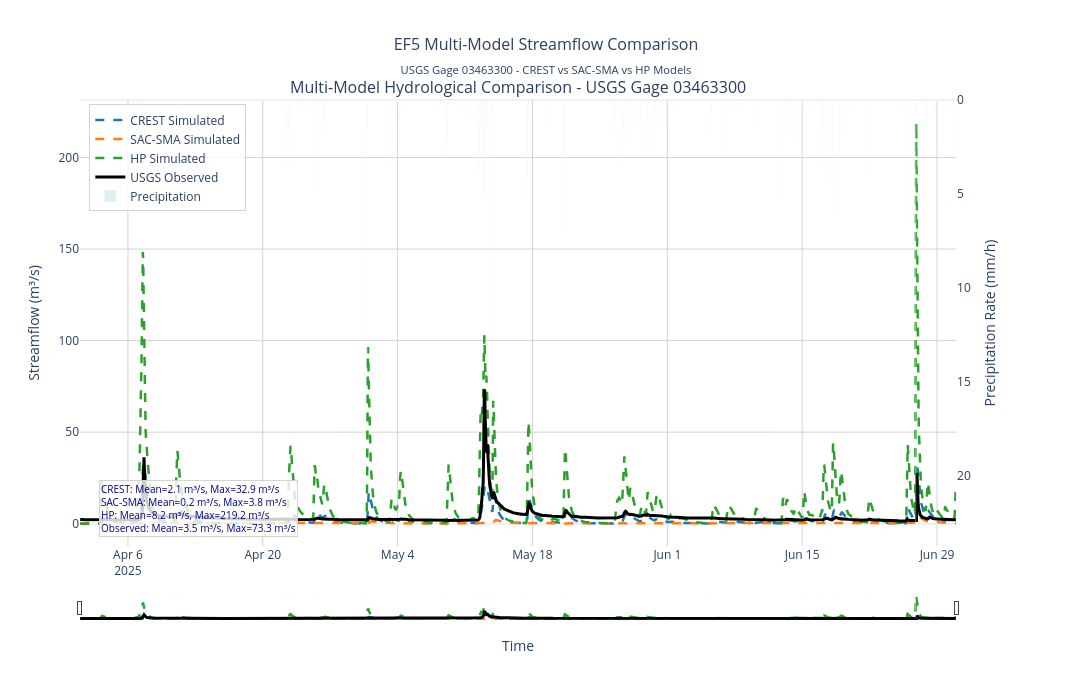
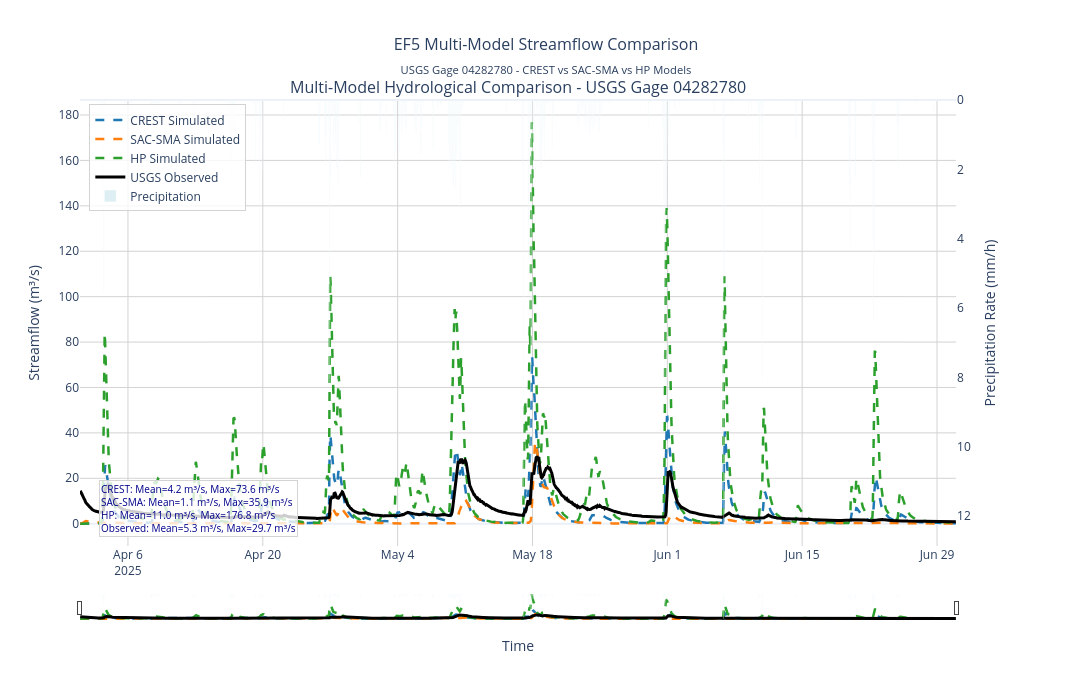

These figures' notebook cell, in order:
### Markdown cell above
# Multi-Model Comparison Plot

Compare all three hydrological models (CREST, SAC-SMA, HP) on a single interactive plot with observed data and precipitation.

### Code cell
import pandas as pd
import plotly.graph_objects as go
from plotly.subplots import make_subplots
from pathlib import Path
import numpy as np

# Define base directory and automatically discover all available gages
base_output_dir = Path("/home/clemasters/EF5-RTI/Output")

# Get all available gage directories
available_gages = [d.name for d in base_output_dir.iterdir() if d.is_dir()]
available_gages.sort()  # Sort for consistent processing order

print(f"Found {len(available_gages)} gages with model outputs:")
for gage in available_gages:
    print(f"  - {gage}")
print("=" * 60)

# Color scheme for models
model_colors = {
    "CREST": "#1f77b4",      # Blue
    "SAC-SMA": "#ff7f0e",    # Orange  
    "HP": "#2ca02c",         # Green
    "Observed": "#000000"    # Black
}

def create_multi_model_plot(gage_id):
    """Create multi-model comparison plot for a single gage."""
    
    print(f"\nCreating multi-model comparison plot for gage {gage_id}")
    print("-" * 40)
    
    # Define paths to model output files
    model_files = {
        "CREST": base_output_dir / gage_id / "crest" / f"ts.{gage_id}.crest.csv",
        "SAC-SMA": base_output_dir / gage_id / "sac" / f"ts.{gage_id}.sac.csv", 
        "HP": base_output_dir / gage_id / "hp" / f"ts.{gage_id}.hp.csv"
    }
    
    # Load and process data from all models
    model_data = {}
    for model_name, file_path in model_files.items():
        if file_path.exists():
            print(f"  ✓ Loading {model_name} data")
            df = pd.read_csv(file_path)
            
            # Clean column names
            df.columns = [c.strip() for c in df.columns]
            
            # Convert time column
            df["Time"] = pd.to_datetime(df["Time"])
            
            # Convert numeric columns
            df["Discharge(m^3 s^-1)"] = pd.to_numeric(df["Discharge(m^3 s^-1)"], errors="coerce")
            df["Observed(m^3 s^-1)"] = pd.to_numeric(df["Observed(m^3 s^-1)"], errors="coerce") 
            df["Precip(mm h^-1)"] = pd.to_numeric(df["Precip(mm h^-1)"], errors="coerce")
            
            # Store processed data
            model_data[model_name] = df
            
            # Print data summary
            valid_discharge = df["Discharge(m^3 s^-1)"].notna().sum()
            total_points = len(df)
            print(f"    - {total_points} time steps, {valid_discharge} valid discharge values")
        else:
            print(f"  ✗ {model_name} file not found: {file_path}")
    
    if not model_data:
        print(f"  ⚠ No model data found for gage {gage_id}")
        return None
    
    # Create subplot with secondary y-axis for precipitation
    fig = make_subplots(
        specs=[[{"secondary_y": True}]],
        subplot_titles=[f"Multi-Model Hydrological Comparison - USGS Gage {gage_id}"]
    )
    
    # Add model discharge traces (dashed lines)
    for model_name, df in model_data.items():
        fig.add_trace(
            go.Scatter(
                x=df["Time"],
                y=df["Discharge(m^3 s^-1)"],
                mode="lines",
                name=f"{model_name} Simulated",
                line=dict(width=2.5, color=model_colors[model_name], dash="dash"),
                hovertemplate=f"<b>{model_name}</b><br>" +
                             "Time: %{x}<br>" +
                             "Discharge: %{y:.2f} m³/s<extra></extra>"
            ),
            secondary_y=False,
        )
    
    # Add observed streamflow (solid black line)
    reference_df = list(model_data.values())[0]
    
    # Interpolate observed values for better visualization
    observed_interp = reference_df["Observed(m^3 s^-1)"].interpolate(method="linear")
    
    fig.add_trace(
        go.Scatter(
            x=reference_df["Time"],
            y=observed_interp,
            mode="lines",
            name="USGS Observed",
            line=dict(width=3, color=model_colors["Observed"]),
            hovertemplate="<b>Observed</b><br>" +
                         "Time: %{x}<br>" +
                         "Discharge: %{y:.2f} m³/s<extra></extra>"
        ),
        secondary_y=False,
    )
    
    # Add precipitation bars (inverted on secondary axis)
    fig.add_trace(
        go.Bar(
            x=reference_df["Time"],
            y=reference_df["Precip(mm h^-1)"],
            name="Precipitation",
            opacity=0.4,
            marker_color="lightblue",
            width=3600000,  # 1 hour in milliseconds for better bar width
            hovertemplate="<b>Precipitation</b><br>" +
                         "Time: %{x}<br>" +
                         "Intensity: %{y:.1f} mm/h<extra></extra>"
        ),
        secondary_y=True,
    )
    
    # Customize axes
    fig.update_xaxes(title_text="Time", showgrid=True, gridwidth=1, gridcolor="lightgray")
    fig.update_yaxes(
        title_text="Streamflow (m³/s)", 
        secondary_y=False,
        showgrid=True, 
        gridwidth=1, 
        gridcolor="lightgray"
    )
    fig.update_yaxes(
        title_text="Precipitation Rate (mm/h)", 
        secondary_y=True,
        autorange="reversed",  # Invert precipitation axis
        showgrid=False
    )
    
    # Update layout with enhanced styling
    fig.update_layout(
        title={
            "text": f"EF5 Multi-Model Streamflow Comparison<br>" + 
                   f"<sub>USGS Gage {gage_id} - CREST vs SAC-SMA vs HP Models</sub>",
            "x": 0.5,
            "font": {"size": 16}
        },
        xaxis=dict(
            rangeslider_visible=True,
            rangeslider=dict(thickness=0.05)
        ),
        template="plotly_white",
        hovermode="x unified",
        legend=dict(
            x=0.01, 
            y=0.99,
            bgcolor="rgba(255,255,255,0.8)",
            bordercolor="lightgray",
            borderwidth=1
        ),
        height=700, 
        width=1400,
        margin=dict(t=100, b=80, l=80, r=80)
    )
    
    # Add annotations with model performance info
    # Calculate basic statistics
    stats_text = []
    reference_observed = reference_df["Observed(m^3 s^-1)"].dropna()
    
    for model_name, df in model_data.items():
        simulated = df["Discharge(m^3 s^-1)"].dropna()
        if len(simulated) > 0:
            mean_sim = simulated.mean()
            max_sim = simulated.max()
            stats_text.append(f"{model_name}: Mean={mean_sim:.1f} m³/s, Max={max_sim:.1f} m³/s")
    
    if len(reference_observed) > 0:
        mean_obs = reference_observed.mean()
        max_obs = reference_observed.max()
        stats_text.append(f"Observed: Mean={mean_obs:.1f} m³/s, Max={max_obs:.1f} m³/s")
    
    # Add statistics annotation
    fig.add_annotation(
        text="<br>".join(stats_text),
        xref="paper", yref="paper",
        x=0.02, y=0.02,
        showarrow=False,
        font=dict(size=10, color="darkblue"),
        bgcolor="rgba(255,255,255,0.8)",
        bordercolor="lightgray",
        borderwidth=1,
        align="left"
    )
    
    # Display the plot
    fig.show()
    
    # Save as HTML file in the gage's specific Output directory
    html_file = base_output_dir / gage_id / f"Multi_Model_Comparison_{gage_id}_plot.html"
    fig.write_html(html_file)
    print(f"  ✓ Plot saved as: {html_file}")
    print(f"  ✓ Models compared: {', '.join(model_data.keys())}")
    
    return html_file

# Create plots for all available gages
print("\n" + "=" * 60)
print("GENERATING MULTI-MODEL COMPARISON PLOTS")
print("=" * 60)

plot_files = []
for gage_id in available_gages:
    html_file = create_multi_model_plot(gage_id)
    if html_file:
        plot_files.append(html_file)

print("\n" + "=" * 60)
print("SUMMARY")
print("=" * 60)
print(f"Created {len(plot_files)} multi-model comparison plots:")
for plot_file in plot_files:
    print(f"  - {plot_file}")
print(f"\nPlots saved in respective gage directories under: /home/clemasters/EF5-RTI/Output/")

### Figure 1 — Plotly figure (JSON) as saved in the notebook; plotly's stock layout.template omitted (floating-point values rounded to 4 significant figures; data arrays with more than 128 entries replaced by an {"elided": "..."} marker saying what was removed)
{"data": [{"hovertemplate": "<b>CREST</b><br>Time: %{x}<br>Discharge: %{y:.2f} m³/s<extra></extra>", "line": {"color": "#1f77b4", "dash": "dash", "width": 2.5}, "mode": "lines", "name": "CREST Simulated", "type": "scatter", "x": {"elided": "2183 str values"}, "xaxis": "x", "y": {"elided": "2183 float values"}, "yaxis": "y"}, {"hovertemplate": "<b>SAC-SMA</b><br>Time: %{x}<br>Discharge: %{y:.2f} m³/s<extra></extra>", "line": {"color": "#ff7f0e", "dash": "dash", "width": 2.5}, "mode": "lines", "name": "SAC-SMA Simulated", "type": "scatter", "x": {"elided": "2183 str values"}, "xaxis": "x", "y": {"elided": "2183 float values"}, "yaxis": "y"}, {"hovertemplate": "<b>HP</b><br>Time: %{x}<br>Discharge: %{y:.2f} m³/s<extra></extra>", "line": {"color": "#2ca02c", "dash": "dash", "width": 2.5}, "mode": "lines", "name": "HP Simulated", "type": "scatter", "x": {"elided": "2183 str values"}, "xaxis": "x", "y": {"elided": "2183 float values"}, "yaxis": "y"}, {"hovertemplate": "<b>Observed</b><br>Time: %{x}<br>Discharge: %{y:.2f} m³/s<extra></extra>", "line": {"color": "#000000", "width": 3}, "mode": "lines", "name": "USGS Observed", "type": "scatter", "x": {"elided": "2183 str values"}, "xaxis": "x", "y": {"elided": "2183 float values"}, "yaxis": "y"}, {"hovertemplate": "<b>Precipitation</b><br>Time: %{x}<br>Intensity: %{y:.1f} mm/h<extra></extra>", "marker": {"color": "lightblue"}, "name": "Precipitation", "opacity": 0.4, "type": "bar", "width": 3600000, "x": {"elided": "2183 str values"}, "xaxis": "x", "y": {"elided": "2183 float values"}, "yaxis": "y2"}], "layout": {"annotations": [{"font": {"size": 16}, "showarrow": false, "text": "Multi-Model Hydrological Comparison - USGS Gage 03463300", "x": 0.47, "xanchor": "center", "xref": "paper", "y": 1, "yanchor": "bottom", "yref": "paper"}, {"align": "left", "bgcolor": "rgba(255,255,255,0.8)", "bordercolor": "lightgray", "borderwidth": 1, "font": {"color": "darkblue", "size": 10}, "showarrow": false, "text": "CREST: Mean=2.1 m³/s, Max=32.9 m³/s<br>SAC-SMA: Mean=0.2 m³/s, Max=3.8 m³/s<br>HP: Mean=8.2 m³/s, Max=219.2 m³/s<br>Observed: Mean=3.5 m³/s, Max=73.3 m³/s", "x": 0.02, "xref": "paper", "y": 0.02, "yref": "paper"}], "height": 700, "hovermode": "x unified", "legend": {"bgcolor": "rgba(255,255,255,0.8)", "bordercolor": "lightgray", "borderwidth": 1, "x": 0.01, "y": 0.99}, "margin": {"b": 80, "l": 80, "r": 80, "t": 100}, "title": {"font": {"size": 16}, "text": "EF5 Multi-Model Streamflow Comparison<br><sub>USGS Gage 03463300 - CREST vs SAC-SMA vs HP Models</sub>", "x": 0.5}, "width": 1400, "xaxis": {"anchor": "y", "domain": [0, 0.94], "gridcolor": "lightgray", "gridwidth": 1, "rangeslider": {"thickness": 0.05, "visible": true}, "showgrid": true, "title": {"text": "Time"}}, "yaxis": {"anchor": "x", "domain": [0, 1], "gridcolor": "lightgray", "gridwidth": 1, "showgrid": true, "title": {"text": "Streamflow (m³/s)"}}, "yaxis2": {"anchor": "x", "autorange": "reversed", "overlaying": "y", "showgrid": false, "side": "right", "title": {"text": "Precipitation Rate (mm/h)"}}}}

### Figure 2 — Plotly figure (JSON) as saved in the notebook; plotly's stock layout.template omitted (floating-point values rounded to 4 significant figures; data arrays with more than 128 entries replaced by an {"elided": "..."} marker saying what was removed)
{"data": [{"hovertemplate": "<b>CREST</b><br>Time: %{x}<br>Discharge: %{y:.2f} m³/s<extra></extra>", "line": {"color": "#1f77b4", "dash": "dash", "width": 2.5}, "mode": "lines", "name": "CREST Simulated", "type": "scatter", "x": {"elided": "2183 str values"}, "xaxis": "x", "y": {"elided": "2183 float values"}, "yaxis": "y"}, {"hovertemplate": "<b>SAC-SMA</b><br>Time: %{x}<br>Discharge: %{y:.2f} m³/s<extra></extra>", "line": {"color": "#ff7f0e", "dash": "dash", "width": 2.5}, "mode": "lines", "name": "SAC-SMA Simulated", "type": "scatter", "x": {"elided": "2183 str values"}, "xaxis": "x", "y": {"elided": "2183 float values"}, "yaxis": "y"}, {"hovertemplate": "<b>HP</b><br>Time: %{x}<br>Discharge: %{y:.2f} m³/s<extra></extra>", "line": {"color": "#2ca02c", "dash": "dash", "width": 2.5}, "mode": "lines", "name": "HP Simulated", "type": "scatter", "x": {"elided": "2183 str values"}, "xaxis": "x", "y": {"elided": "2183 float values"}, "yaxis": "y"}, {"hovertemplate": "<b>Observed</b><br>Time: %{x}<br>Discharge: %{y:.2f} m³/s<extra></extra>", "line": {"color": "#000000", "width": 3}, "mode": "lines", "name": "USGS Observed", "type": "scatter", "x": {"elided": "2183 str values"}, "xaxis": "x", "y": {"elided": "2183 float values"}, "yaxis": "y"}, {"hovertemplate": "<b>Precipitation</b><br>Time: %{x}<br>Intensity: %{y:.1f} mm/h<extra></extra>", "marker": {"color": "lightblue"}, "name": "Precipitation", "opacity": 0.4, "type": "bar", "width": 3600000, "x": {"elided": "2183 str values"}, "xaxis": "x", "y": {"elided": "2183 float values"}, "yaxis": "y2"}], "layout": {"annotations": [{"font": {"size": 16}, "showarrow": false, "text": "Multi-Model Hydrological Comparison - USGS Gage 04282780", "x": 0.47, "xanchor": "center", "xref": "paper", "y": 1, "yanchor": "bottom", "yref": "paper"}, {"align": "left", "bgcolor": "rgba(255,255,255,0.8)", "bordercolor": "lightgray", "borderwidth": 1, "font": {"color": "darkblue", "size": 10}, "showarrow": false, "text": "CREST: Mean=4.2 m³/s, Max=73.6 m³/s<br>SAC-SMA: Mean=1.1 m³/s, Max=35.9 m³/s<br>HP: Mean=11.0 m³/s, Max=176.8 m³/s<br>Observed: Mean=5.3 m³/s, Max=29.7 m³/s", "x": 0.02, "xref": "paper", "y": 0.02, "yref": "paper"}], "height": 700, "hovermode": "x unified", "legend": {"bgcolor": "rgba(255,255,255,0.8)", "bordercolor": "lightgray", "borderwidth": 1, "x": 0.01, "y": 0.99}, "margin": {"b": 80, "l": 80, "r": 80, "t": 100}, "title": {"font": {"size": 16}, "text": "EF5 Multi-Model Streamflow Comparison<br><sub>USGS Gage 04282780 - CREST vs SAC-SMA vs HP Models</sub>", "x": 0.5}, "width": 1400, "xaxis": {"anchor": "y", "domain": [0, 0.94], "gridcolor": "lightgray", "gridwidth": 1, "rangeslider": {"thickness": 0.05, "visible": true}, "showgrid": true, "title": {"text": "Time"}}, "yaxis": {"anchor": "x", "domain": [0, 1], "gridcolor": "lightgray", "gridwidth": 1, "showgrid": true, "title": {"text": "Streamflow (m³/s)"}}, "yaxis2": {"anchor": "x", "autorange": "reversed", "overlaying": "y", "showgrid": false, "side": "right", "title": {"text": "Precipitation Rate (mm/h)"}}}}
